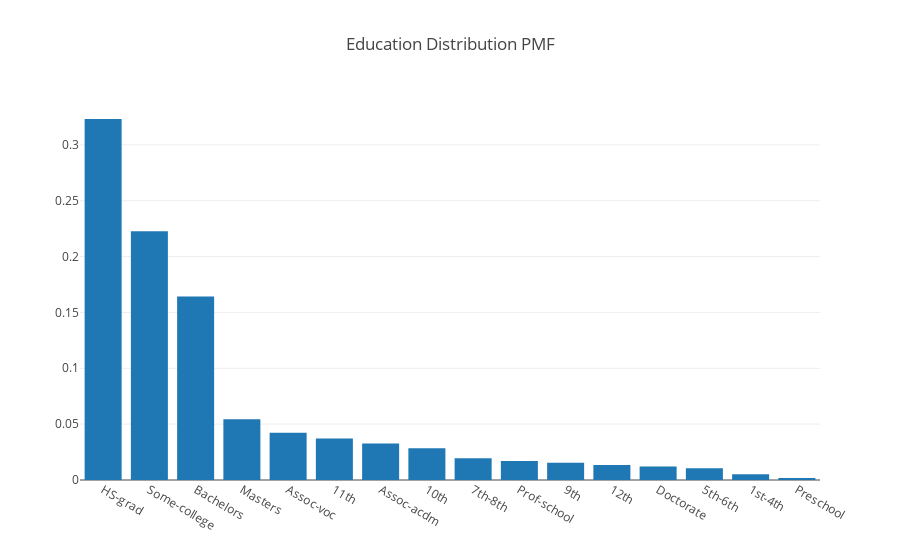

The cell this chart's notebook holds for it:
### Code cell
# Simple PMF (getting the frequency by each category)
# Lets plot with plotly to get the real values by 'hovering' the bars.
trace1 = go.Bar(x=df['education'].value_counts().index.values,
                y=(df['education'].value_counts().values/len(df['education'])),
                name='Education PMF')
data = [trace1]
layout = go.Layout(title='Education Distribution PMF')
fig = go.Figure(data=data, layout=layout)

py.iplot(fig, filename='EmbDist')

### Figure 1 — Plotly figure (JSON) as saved in the notebook; plotly's stock layout.template omitted (floating-point values rounded to 4 significant figures)
{"data": [{"name": "Education PMF", "type": "bar", "x": ["HS-grad", "Some-college", "Bachelors", "Masters", "Assoc-voc", "11th", "Assoc-acdm", "10th", "7th-8th", "Prof-school", "9th", "12th", "Doctorate", "5th-6th", "1st-4th", "Preschool"], "y": [0.3232, 0.2227, 0.1643, 0.0544, 0.0422, 0.0371, 0.03278, 0.02844, 0.01955, 0.01708, 0.01548, 0.01345, 0.01216, 0.01042, 0.005057, 0.001699]}], "layout": {"title": "Education Distribution PMF"}}
